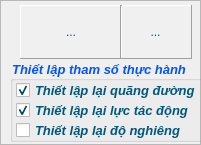
   <widget class="QFrame" name="frame_play">
    <property name="geometry">
     <rect>
      <x>1000</x>
      <y>610</y>
      <width>201</width>
      <height>145</height>
     </rect>
    </property>
    <property name="frameShape">
     <enum>QFrame::StyledPanel</enum>
    </property>
    <property name="frameShadow">
     <enum>QFrame::Raised</enum>
    </property>
    <widget class="QFrame" name="frame_play_tool">
     <property name="geometry">
      <rect>
       <x>20</x>
       <y>5</y>
       <width>172</width>
       <height>54</height>
      </rect>
     </property>
     <property name="styleSheet">
      <string notr="true"/>
     </property>
     <property name="frameShape">
      <enum>QFrame::Panel</enum>
     </property>
     <property name="frameShadow">
      <enum>QFrame::Raised</enum>
     </property>
     <widget class="QToolButton" name="toolButton_toolPause">
      <property name="geometry">
       <rect>
        <x>1</x>
        <y>1</y>
        <width>100</width>
        <height>51</height>
       </rect>
      </property>
      <property name="toolTip">
       <string>Dừng lại (Esc)</string>
      </property>
      <property name="styleSheet">
       <string notr="true">QToolButton{
color: rgb(2, 87, 122);
background-color: rgb(240, 240, 240);
border: none;
border-style: outset;
border-width: 0px;
border-radius: 0px;
}
QToolButton:hover{
background-color: rgb(25, 149, 173);
color: rgb(255, 255, 255);
}</string>
      </property>
      <property name="text">
       <string>...</string>
      </property>
      <property name="icon">
       <iconset resource="../../../chart.qrc">
        <normaloff>:/icon/chart/iconChartPause_Off.jpg</normaloff>
        <activeoff>:/icon/chart/iconChartPause_On.jpg</activeoff>:/icon/chart/iconChartPause_Off.jpg</iconset>
      </property>
      <property name="iconSize">
       <size>
        <width>80</width>
        <height>80</height>
       </size>
      </property>
      <property name="shortcut">
       <string>Esc</string>
      </property>
      <property name="autoRaise">
       <bool>true</bool>
      </property>
     </widget>
     <widget class="QToolButton" name="toolButton_toolPlay">
      <property name="geometry">
       <rect>
        <x>1</x>
        <y>1</y>
        <width>100</width>
        <height>51</height>
       </rect>
      </property>
      <property name="toolTip">
       <string>Bắt đầu (F1)</string>
      </property>
      <property name="styleSheet">
       <string notr="true">QToolButton{
color: rgb(2, 87, 122);
background-color: rgb(240, 240, 240);
border: none;
border-style: outset;
border-width: 0px;
border-radius: 0px;
}
QToolButton:hover{
background-color: rgb(25, 149, 173);
color: rgb(255, 255, 255);
}</string>
      </property>
      <property name="text">
       <string>...</string>
      </property>
      <property name="icon">
       <iconset resource="../../../chart.qrc">
        <normaloff>:/icon/chart/iconChartPlay_Off.jpg</normaloff>
        <activeoff>:/icon/chart/iconChartPlay_On.jpg</activeoff>:/icon/chart/iconChartPlay_Off.jpg</iconset>
      </property>
      <property name="iconSize">
       <size>
        <width>80</width>
        <height>80</height>
       </size>
      </property>
      <property name="shortcut">
       <string>F1</string>
      </property>
      <property name="autoRaise">
       <bool>true</bool>
      </property>
     </widget>
     <widget class="QToolButton" name="toolButton_toolClear">
      <property name="geometry">
       <rect>
        <x>100</x>
        <y>1</y>
        <width>71</width>
        <height>51</height>
       </rect>
      </property>
      <property name="toolTip">
       <string>Xóa đồ thị</string>
      </property>
      <property name="styleSheet">
       <string notr="true">QToolButton{
color: rgb(2, 87, 122);
background-color: rgb(240, 240, 240);
border: none;
border-style: outset;
border-width: 0px;
border-radius: 0px;
}
QToolButton:hover{
background-color: rgb(25, 149, 173);
color: rgb(255, 255, 255);
}</string>
      </property>
      <property name="text">
       <string>...</string>
      </property>
      <property name="icon">
       <iconset resource="../../../chart.qrc">
        <normaloff>:/icon/chart/iconChartClear_Off.jpg</normaloff>
        <activeoff>:/icon/chart/iconChartClear_On.jpg</activeoff>:/icon/chart/iconChartClear_Off.jpg</iconset>
      </property>
      <property name="iconSize">
       <size>
        <width>40</width>
        <height>40</height>
       </size>
      </property>
      <property name="autoRaise">
       <bool>true</bool>
      </property>
     </widget>
     <widget class="Line" name="line_4">
      <property name="geometry">
       <rect>
        <x>100</x>
        <y>0</y>
        <width>3</width>
        <height>53</height>
       </rect>
      </property>
      <property name="orientation">
       <enum>Qt::Vertical</enum>
      </property>
     </widget>
    </widget>
    <widget class="QGroupBox" name="groupBox_3">
     <property name="geometry">
      <rect>
       <x>10</x>
       <y>60</y>
       <width>201</width>
       <height>82</height>
      </rect>
     </property>
     <property name="font">
      <font>
       <pointsize>10</pointsize>
       <italic>true</italic>
       <bold>true</bold>
      </font>
     </property>
     <property name="styleSheet">
      <string notr="true">color: rgb(0, 85, 255);</string>
     </property>
     <property name="title">
      <string>Thiết lập tham số thực hành</string>
     </property>
     <widget class="QCheckBox" name="checkBox_zeroDistance">
      <property name="geometry">
       <rect>
        <x>6</x>
        <y>20</y>
        <width>181</width>
        <height>20</height>
       </rect>
      </property>
      <property name="font">
       <font>
        <pointsize>10</pointsize>
        <italic>true</italic>
        <bold>true</bold>
       </font>
      </property>
      <property name="styleSheet">
       <string notr="true">color: rgb(3, 87, 123);</string>
      </property>
      <property name="text">
       <string>Thiết lập lại quãng đường</string>
      </property>
      <property name="checked">
       <bool>true</bool>
      </property>
     </widget>
     <widget class="QCheckBox" name="checkBox_zeroForce">
      <property name="geometry">
       <rect>
        <x>6</x>
        <y>40</y>
        <width>181</width>
        <height>20</height>
       </rect>
      </property>
      <property name="font">
       <font>
        <pointsize>10</pointsize>
        <italic>true</italic>
        <bold>true</bold>
       </font>
      </property>
      <property name="styleSheet">
       <string notr="true">color: rgb(3, 87, 123);</string>
      </property>
      <property name="text">
       <string>Thiết lập lại lực tác động</string>
      </property>
      <property name="checked">
       <bool>true</bool>
      </property>
     </widget>
     <widget class="QCheckBox" name="checkBox_zeroAxis">
      <property name="geometry">
       <rect>
        <x>6</x>
        <y>60</y>
        <width>181</width>
        <height>20</height>
       </rect>
      </property>
      <property name="font">
       <font>
        <pointsize>10</pointsize>
        <italic>true</italic>
        <bold>true</bold>
       </font>
      </property>
      <property name="styleSheet">
       <string notr="true">color: rgb(3, 87, 123);</string>
      </property>
      <property name="text">
       <string>Thiết lập lại độ nghiêng</string>
      </property>
     </widget>
    </widget>
   </widget>
